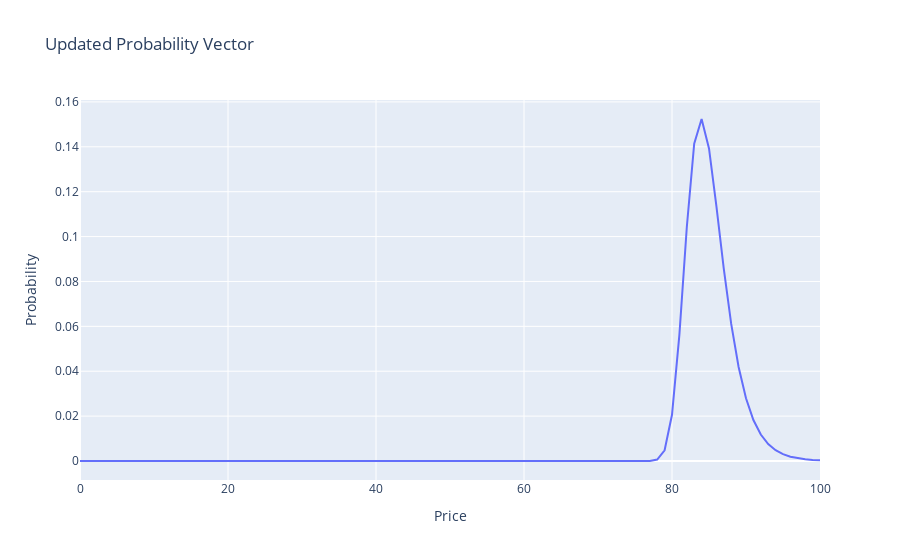

Here is the notebook cell this chart was saved with:
### Markdown cell above
# More realistic simulation

### Code cell
# See what happens when 75% of the orders are buy and 25% are sell

# update the probability vector given a sell order
last_probability_vector = initial_probability_vector

for i in range(100):

    updated_probability_vector = np.zeros(101)

    # generate a random number between 1 and 4
    random_number = np.random.randint(1, 5)

    if random_number in [1, 2, 3]:
        # 75% chance of a buy order
        Pa = calculate_ask(last_probability_vector, calculate_expected_value(last_probability_vector, PRICES), PRICES)
        total_buy_probability = sum(probability_buy_given_V(Vi, Pa, ALPHA, ETA, SIGMA_W) * last_probability_vector[Vi]
                                    for Vi in range(101))

        for i in range(len(last_probability_vector)):
            previous_probability = last_probability_vector[i]
            Vi = i
            p_buy = probability_buy_given_V(Vi, Pa, ALPHA, ETA, SIGMA_W)

            new_probability = probability_V_given_buy(Vi, last_probability_vector, p_buy, total_buy_probability)
            updated_probability_vector[i] = new_probability

    else:
        # 25% chance of a sell order
        Pb = calculate_bid(last_probability_vector, calculate_expected_value(last_probability_vector, PRICES), PRICES)
        total_sell_probability = sum(probability_sell_given_V(Vi, Pb, ALPHA, ETA, SIGMA_W) * last_probability_vector[Vi]
                                    for Vi in range(101))

        for i in range(len(last_probability_vector)):
            previous_probability = last_probability_vector[i]
            Vi = i
            p_sell = probability_sell_given_V(Vi, Pb, ALPHA, ETA, SIGMA_W)

            new_probability = probability_V_given_sell(Vi, last_probability_vector, p_sell, total_sell_probability)
            updated_probability_vector[i] = new_probability

    last_probability_vector = updated_probability_vector

# Plot the updated probability vector
fig = go.Figure(data=[go.Scatter(x=np.arange(101), y=last_probability_vector)])
fig.update_layout(title="Updated Probability Vector", xaxis_title="Price", yaxis_title="Probability")
fig.show()

# UPDATE BID AND ASK

Pb = calculate_bid(last_probability_vector, calculate_expected_value(last_probability_vector, PRICES), PRICES)
Pa = calculate_ask(last_probability_vector, calculate_expected_value(last_probability_vector, PRICES), PRICES)

print("EV: ", calculate_expected_value(last_probability_vector, PRICES))
print("Bid price: ", Pb)
print("Ask price: ", Pa)

### Figure 1 — Plotly figure (JSON) as saved in the notebook; plotly's stock layout.template omitted (floating-point values rounded to 4 significant figures)
{"data": [{"type": "scatter", "x": [0, 1, 2, 3, 4, 5, 6, 7, 8, 9, 10, 11, 12, 13, 14, 15, 16, 17, 18, 19, 20, 21, 22, 23, 24, 25, 26, 27, 28, 29, 30, 31, 32, 33, 34, 35, 36, 37, 38, 39, 40, 41, 42, 43, 44, 45, 46, 47, 48, 49, 50, 51, 52, 53, 54, 55, 56, 57, 58, 59, 60, 61, 62, 63, 64, 65, 66, 67, 68, 69, 70, 71, 72, 73, 74, 75, 76, 77, 78, 79, 80, 81, 82, 83, 84, 85, 86, 87, 88, 89, 90, 91, 92, 93, 94, 95, 96, 97, 98, 99, 100], "y": [3.343e-33, 5.485e-33, 8.908e-33, 1.432e-32, 2.28e-32, 3.594e-32, 5.609e-32, 8.666e-32, 1.326e-31, 2.007e-31, 3.01e-31, 4.467e-31, 6.565e-31, 9.552e-31, 1.376e-30, 1.962e-30, 2.771e-30, 3.874e-30, 5.361e-30, 7.346e-30, 9.966e-30, 1.339e-29, 1.78e-29, 2.343e-29, 3.055e-29, 3.942e-29, 5.037e-29, 6.372e-29, 7.983e-29, 9.906e-29, 1.218e-28, 1.485e-28, 1.797e-28, 2.163e-28, 2.595e-28, 3.117e-28, 3.767e-28, 4.609e-28, 5.744e-28, 7.345e-28, 9.69e-28, 1.325e-27, 1.882e-27, 2.776e-27, 4.234e-27, 6.637e-27, 1.06e-26, 1.707e-26, 2.748e-26, 4.385e-26, 6.887e-26, 1.06e-25, 1.595e-25, 2.347e-25, 3.389e-25, 4.836e-25, 6.884e-25, 9.898e-25, 1.46e-24, 2.251e-24, 3.72e-24, 6.792e-24, 1.425e-23, 3.598e-23, 1.156e-22, 5.005e-22, 3.091e-21, 2.851e-20, 4.028e-19, 8.704e-18, 2.774e-16, 1.211e-14, 6.513e-13, 3.774e-11, 2.038e-09, 8.879e-08, 2.751e-06, 5.493e-05, 0.0006648, 0.00477, 0.02061, 0.05629, 0.1041, 0.1414, 0.1524, 0.1393, 0.1136, 0.08565, 0.0611, 0.04189, 0.02793, 0.01827, 0.01181, 0.007576, 0.004831, 0.003064, 0.001931, 0.001208, 0.0007496, 0.000461, 0.0002809]}], "layout": {"title": {"text": "Updated Probability Vector"}, "xaxis": {"title": {"text": "Price"}}, "yaxis": {"title": {"text": "Probability"}}}}
